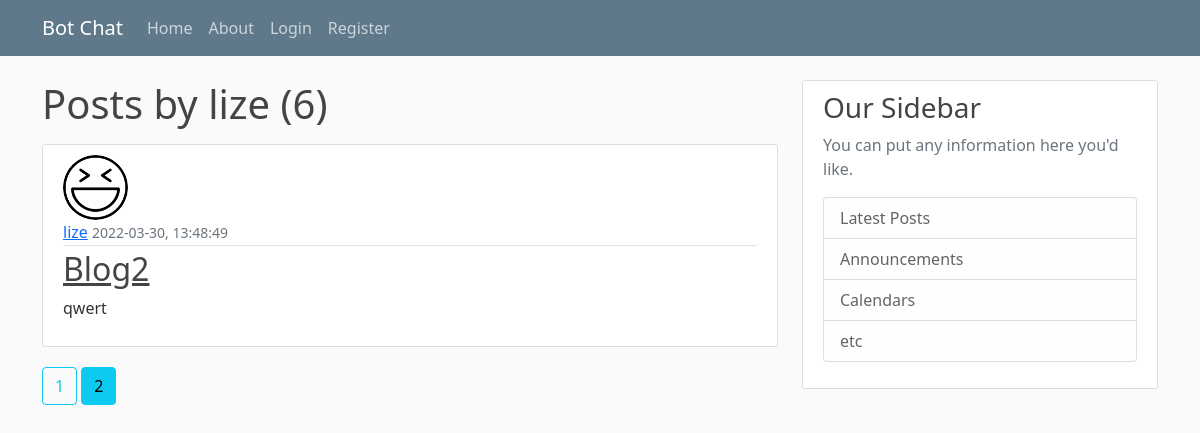
The page /user/lize?page=2 on the database its author committed.
### FlaskServer/model.py (models this page shows, shortened)
class User(db.Model, UserMixin):
    id = db.Column(db.Integer, primary_key=True)
    username = db.Column(db.String(20), unique=True, nullable=False)
    email = db.Column(db.String(120), unique=True, nullable=False)
    image_file = db.Column(db.String(20), nullable=False, default='default.jpg')
    password = db.Column(db.String(60), nullable=False)
    posts = db.relationship('Post', backref='author', lazy=True)

class Post(db.Model):
    id = db.Column(db.Integer, primary_key=True)
    title = db.Column(db.String(100), nullable=False)
    date_posted = db.Column(db.DateTime, nullable=False, default=datetime.utcnow)
    content = db.Column(db.Text, nullable=False)
    user_id = db.Column(db.Integer, db.ForeignKey('user.id'), nullable=False)

### FlaskServer/users/routes.py (the view)
@users.route("/user/<string:username>")
def user_post(username):
    page = request.args.get('page', 1, type=int)
    user = User.query.filter_by(username=username).first_or_404()
    posts = Post.query.filter_by(author=user)\
        .order_by(Post.date_posted.desc())\
        .paginate(per_page=5)
    return render_template('user_post.html', posts=posts, user=user)

### FlaskServer/templates/user_post.html
{% extends "layout.html" %}
{%block content%}
    <h1 class="mb-3">Posts by {{ user.username }} ({{ posts.total }})</h1>
    {% for post in posts.items %}
        <article class="media content-section">
            <img class="rounded-circle article-img" src="{{ url_for('static', filename='profile_pics/' + post.author.image_file) }}"></img>
            <div class="media-body">
            <div class="article-metadata">
                <a class="mr-2" href="{{ url_for('users.user_post', username=post.author.username) }}">{{ post.author.username }}</a>
                <small class="text-muted">{{ post.date_posted.strftime("%Y-%m-%d, %H:%M:%S") }}</small>
            </div>
            <h2><a class="article-title" href="{{ url_for('posts.post', post_id=post.id) }}">{{ post.title }}</a></h2>
            <p class="article-content">{{ post.content }}</p>
            </div>
        </article>
    {% endfor %}
    {% for page_num in posts.iter_pages(left_edge=1, right_edge=1, left_current=2, right_current=3) %}
        {% if page_num %}
            {% if posts.page == page_num %}
                <a class="btn btn-info mb-4" href="{{ url_for('users.user_post', username=user.username, page=page_num) }}">{{ page_num }}</a>
            {% else %}
                <a class="btn btn-outline-info mb-4" href="{{ url_for('users.user_post', username=user.username, page=page_num) }}">{{ page_num }}</a>
            {% endif %}
        {% else %}
            ...
        {% endif %}
    {% endfor %}
{%endblock content%}

### FlaskServer/static/main.css (style rules this page uses)
body { background: #fafafa; color: #333333; margin-top: 5rem; }
h1, h2, h3, h4, h5, h6 { color: #444444; }
.content-section { background: #ffffff; padding: 10px 20px; border: 1px solid #dddddd; border-radius: 3px; margin-bottom: 20px; }
.article-title { color: #444444; }
.article-content { white-space: pre-line; }
.article-img { height: 65px; width: 65px; margin-right: 16px; }
.article-metadata { padding-bottom: 1px; margin-bottom: 4px; border-bottom: 1px solid #e3e3e3 }

### rows shown on the page
User: username "lize"
Post: image_file (picture), author.username "lize", date_posted "2022-03-30, 13:48:49", title "Blog2", content "qwert"

### other values the page prints
{{ posts.total }} "6"
{{ page_num }} "1"
{{ page_num }} "2"
